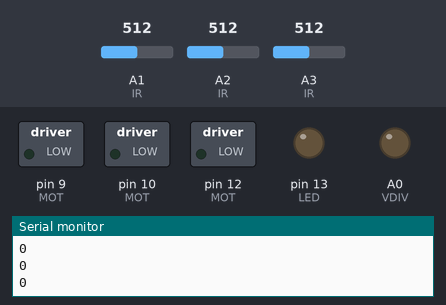
Bench run of a sketch on a simulated Arduino Uno, built with avr-gcc and run on an emulated ATmega328P. Parts: switched loads named in the sketch (green lamp = pin HIGH), output pins drawn as LEDs (lit = HIGH), the last lines printed to the serial monitor. Inputs (shaded band) come from the test bench; at power-on: A1 (IR) = 512, A3 (IR) = 512, A2 (IR) = 512.

Above: at 1.2 s.
1.3 s: A1 (IR) set to 485
At 1.6 s:
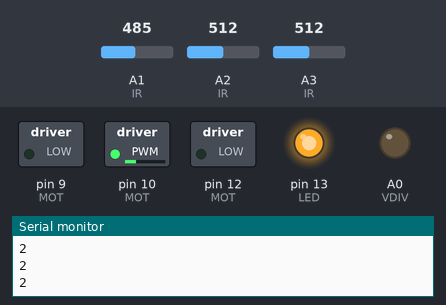
2.8 s: A3 (IR) set to 490
At 4.0 s:
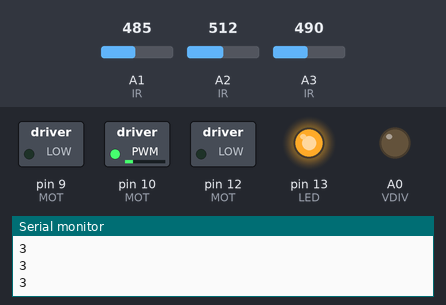
4.3 s: A1 (IR) set to 510
At 5.4 s:
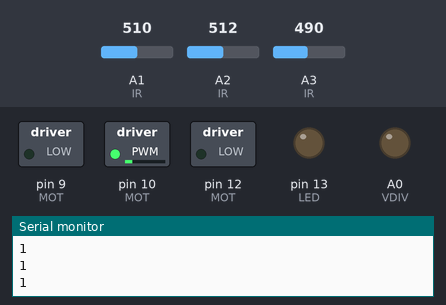
5.8 s: A2 (IR) set to 487
At 6.9 s:
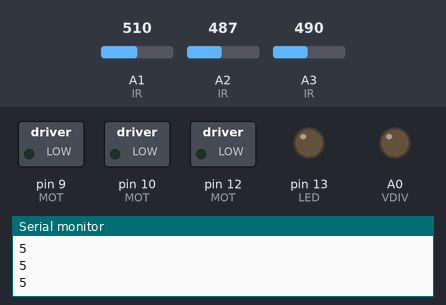
7.6 s: A3 (IR) set to 511
At 8.2 s:
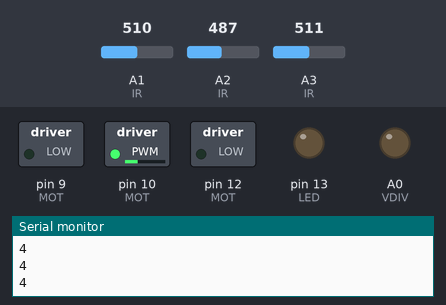
9.1 s: A3 (IR) set to 306
At 9.8 s:
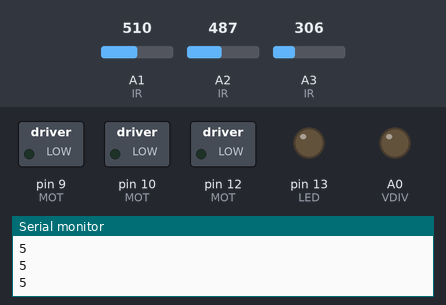
Timing chart, 0 to 11.9 s (numbered marks = the images above; inputs shaded):
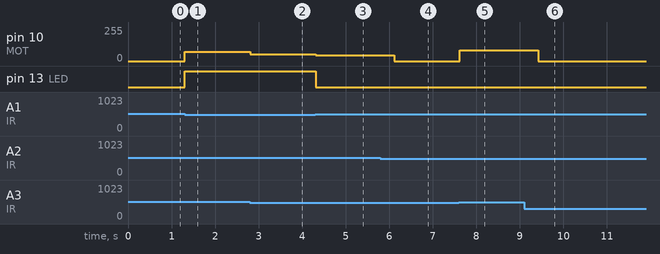

The sketch:

linefollower.ino
```cpp
/*#include <NewPing.h>

//Bunch of pins
#define RLED 23
#define GLED 13
#define BLED 22

#define LIR A3
#define CIR A1
#define RIR A2

#define VDIV A0

//Motor pins
#define LF 12
#define LB 14
#define RF 9
#define RB 10

//Ultrasonic pins
#define USTRIGGER 6
#define USECHO 5

#define STOP_THRESH 2

//Other pin setup stuff
NewPing sonar(USTRIGGER, USECHO);
int LED[3] = {RLED, GLED, BLED};
int IR[3] = {LIR, CIR, RIR};
int MOT[2][2] = {{LF, LB}, {RF, RB}};

//Sets up everything
void setup() {
  //LEDS and IR
  for (int i = 0; i < 3; i++) {
    pinMode(LED[i], OUTPUT);
    pinMode(IR[i], INPUT);
  }

  //Voltage Divider, for checking battery
  pinMode(VDIV, INPUT);

  //Serial, for outputting... stuff.
  Serial.begin(9600);

}

//The uncommented code should just make the robot rock back and forth every 8 seconds
void loop() {
  followLineUntilJunction();
}

//returns true if on white, false if on black/edge
bool checkIR(int ir) {
  return analogRead(ir) < 500;
}

//returns true if the battery has enough juice
bool checkBatt() {
  return analogRead(VDIV) > 512;
}


//each motor between -255 and 255 (though best values are < 200)
void setMotors(int left, int right) {
  int val[2] = {left, right};
  for (int i = 0; i < 2; i++) {
    if (val[i] == 0) for (int j = 0; j < 2; j++) analogWrite(MOT[i][j], 0);
    else {
      bool dir = val[i] > 0;
      analogWrite(MOT[i][!dir], 0);
      analogWrite(MOT[i][dir], abs(val[i]));
    }
  }
}


#include <NewPing.h>

//Bunch of pins
#define RLED 23
#define GLED 13
#define BLED 22

#define LIR A3
#define CIR A1
#define RIR A2

#define VDIV A0

//Motor pins
#define LF 12
#define LB 14
#define RF 9
#define RB 10

//Ultrasonic pins
#define USTRIGGER 6
#define USECHO 5

#define STOP_THRESH 2

//Other pin setup stuff
NewPing sonar(USTRIGGER, USECHO);
int LED[3] = {RLED, GLED, BLED};
int IR[3] = {LIR, CIR, RIR};
int MOT[2][2] = {{LF, LB}, {RF, RB}};

int confirm;
uint8_t reading;
unsigned long t;;

//Sets up everything
void setup() {
  //LEDS and IR
  for (int i = 0; i < 3; i++) {
    pinMode(LED[i], OUTPUT);
    pinMode(IR[i], INPUT);
  }

  //Voltage Divider, for checking battery
  pinMode(VDIV, INPUT);

  //Serial, for outputting... stuff.
  Serial.begin(9600);

  confirm = 0;
  reading;
  t = millis();

}

//The uncommented code should just make the robot rock back and forth every 8 seconds
void loop() {
  /*
  for (int i = 0; i < 200; i++) {
    setMotors(i, i);
    delay(10);
  }
  for (int i = 200; i > 0; i--) {
    setMotors(i, i);
    delay(10);
  }
  for (int i = 0; i < 200; i++) {
    setMotors(-i, -i);
    delay(10);
  }
  for (int i = 200; i > 0; i--) {
    setMotors(-i, -i);
    delay(10);
  }

  delay(1000);


  for (int i = 0; i < 3; i++) {
    digitalWrite(LED[(i-1>=0) ? i-1 : 2], 0);
    digitalWrite(LED[i], 1);
    //Serial.println(sonar.ping_cm());
    //Serial.println(checkIR(IR[i]));
    delay(1000);
  }
  *./


  followLineUntilJunction();


}

//returns true if on white, false if on black/edge
bool checkIR(int ir) {
  return analogRead(ir) < 500;
}

//returns true if the battery has enough juice
bool checkBatt() {
  return analogRead(VDIV) > 512;
}


//each motor between -255 and 255 (though best values are < 200)
void setMotors(int left, int right) {
  int val[2] = {left, right};
  for (int i = 0; i < 2; i++) {
    if (val[i] == 0) for (int j = 0; j < 2; j++) analogWrite(MOT[i][j], 0);
    else {
      bool dir = val[i] > 0;
      analogWrite(MOT[i][!dir], 0);
      analogWrite(MOT[i][dir], abs(val[i]));
    }
  }
}

void followLineUntilJunction() {

  while (true) {
    unsigned long delta = millis() - t;
    if (millis() - t < 100) {
      delay(100-delta);
      continue;
    }
    t = millis();

    reading = 0;
    for (int i = 0; i < 3; i++) reading =+ checkIR(IR[i]) << i;

    Serial.println(reading);

    if (reading == 0b000 || reading == 0b101 || reading == 0b111) {
      if (confirm <= STOP_THRESH) {
        confirm++;
        continue;
      }
      else {
        setMotors(0, 0);
        digitalWrite(LED[0], 0); //red
        digitalWrite(LED[1], 0); //green
        digitalWrite(LED[2], 0); //blue
        return;
      }
    }
    confirm = 0;

    if (reading == 0b100) {
      setMotors(45, 80);
      digitalWrite(LED[0], 1); //red
      digitalWrite(LED[1], 0); //green
      digitalWrite(LED[2], 0); //blue
    }
    else if (reading == 0b001) {
      setMotors(80, 45);
      digitalWrite(LED[0], 0); //red
      digitalWrite(LED[1], 0); //green
      digitalWrite(LED[2], 1); //blue
    }
    else if (reading == 0b110) {
      setMotors(50, 75);
      digitalWrite(LED[0], 1); //red
      digitalWrite(LED[1], 1); //green
      digitalWrite(LED[2], 0); //blue
    }
    else if (reading == 0b011) {
      setMotors(75, 50);
      digitalWrite(LED[0], 0); //red
      digitalWrite(LED[1], 1); //green
      digitalWrite(LED[2], 1); //blue
    }
    else {
      setMotors(70, 70);
      digitalWrite(LED[0], 0); //red
      digitalWrite(LED[1], 1); //green
      digitalWrite(LED[2], 0); //blue
    }
  }

}
*/

#include <NewPing.h>

//Bunch of pins
#define RLED 23
#define GLED 13
#define BLED 22

#define LIR A3
#define CIR A1
#define RIR A2

#define VDIV A0

//Motor pins
#define LF 12
#define LB 14
#define RF 9
#define RB 10

//Ultrasonic pins
#define USTRIGGER 6
#define USECHO 5

#define STOP_THRESH 2

//Other pin setup stuff
NewPing sonar(USTRIGGER, USECHO);
int LED[3] = {RLED, GLED, BLED};
int IR[3] = {LIR, CIR, RIR};
int MOT[2][2] = {{LF, LB}, {RF, RB}};

int confirm;
uint8_t reading;
unsigned long t;;

//Sets up everything
void setup() {
  //LEDS and IR
  for (int i = 0; i < 3; i++) {
    pinMode(LED[i], OUTPUT);
    pinMode(IR[i], INPUT);
  }

  //Voltage Divider, for checking battery
  pinMode(VDIV, INPUT);

  //Serial, for outputting... stuff.
  Serial.begin(9600);

  confirm = 0;
  reading;
  t = millis();

}

//The uncommented code should just make the robot rock back and forth every 8 seconds
void loop() {


  followLineUntilJunction();


}

//returns true if on white, false if on black/edge
bool checkIR(int ir) {
  return analogRead(ir) < 500;
}

//returns true if the battery has enough juice
bool checkBatt() {
  return analogRead(VDIV) > 512;
}


//each motor between -255 and 255 (though best values are < 200)
void setMotors(int left, int right) {
  int val[2] = {left, right};
  for (int i = 0; i < 2; i++) {
    if (val[i] == 0) for (int j = 0; j < 2; j++) analogWrite(MOT[i][j], 0);
    else {
      bool dir = val[i] > 0;
      analogWrite(MOT[i][!dir], 0);
      analogWrite(MOT[i][dir], abs(val[i]));
    }
  }
}


void followLineUntilJunction() {


  while (true) {
    unsigned long delta = millis() - t;
    if (millis() - t < 100) {
      delay(100-delta);
      continue;
    }
    t = millis();

    reading = 0;
    for (int i = 0; i < 3; i++) reading += checkIR(IR[i]) << i;

    Serial.println(reading);

    if (reading == 0b000 || reading == 0b101 || reading == 0b111) {
      if (confirm <= STOP_THRESH) {
        confirm++;
        continue;
      }
      else {
        setMotors(0, 0);
        digitalWrite(LED[0], 0); //red
        digitalWrite(LED[1], 0); //green
        digitalWrite(LED[2], 0); //blue

        return;
      }
    }
    confirm = 0;

    if (reading == 0b100) {
      setMotors(45, 80);
      digitalWrite(LED[0], 1); //red
      digitalWrite(LED[1], 0); //green
      digitalWrite(LED[2], 0); //blue
    }
    else if (reading == 0b001) {
      setMotors(80, 45);
      digitalWrite(LED[0], 0); //red
      digitalWrite(LED[1], 0); //green
      digitalWrite(LED[2], 1); //blue
    }
    else if (reading == 0b110) {
      setMotors(50, 75);
      digitalWrite(LED[0], 1); //red
      digitalWrite(LED[1], 1); //green
      digitalWrite(LED[2], 0); //blue
    }
    else if (reading == 0b011) {
      setMotors(75, 50);
      digitalWrite(LED[0], 0); //red
      digitalWrite(LED[1], 1); //green
      digitalWrite(LED[2], 1); //blue
    }
    else {
      setMotors(70, 70);
      digitalWrite(LED[0], 0); //red
      digitalWrite(LED[1], 1); //green
      digitalWrite(LED[2], 0); //blue
    }
  }

}
```

Measured:
- the behaviour switches between 500 and 499 on A1 (IR) (found by bisection; images 0 and 1)
- the behaviour switches between 499 and 500 on A3 (IR) (found by bisection; images 4 and 5)
- after the input at 1.3 s, pin 10 (MOT): 0/255 → 70/255 at once; pin 13 (LED): LOW → HIGH at once
- after the input at 2.8 s, pin 10 (MOT): 70/255 → 50/255 at once
- after the input at 4.3 s, pin 10 (MOT): 50/255 → 45/255 at once; pin 13 (LED): HIGH → LOW at once
- after the input at 5.8 s, pin 10 (MOT): 45/255 → 0/255 after 0.32 s
- after the input at 7.6 s, pin 10 (MOT): 0/255 → 80/255 at once
- after the input at 9.1 s, pin 10 (MOT): 80/255 → 0/255 after 0.33 s
